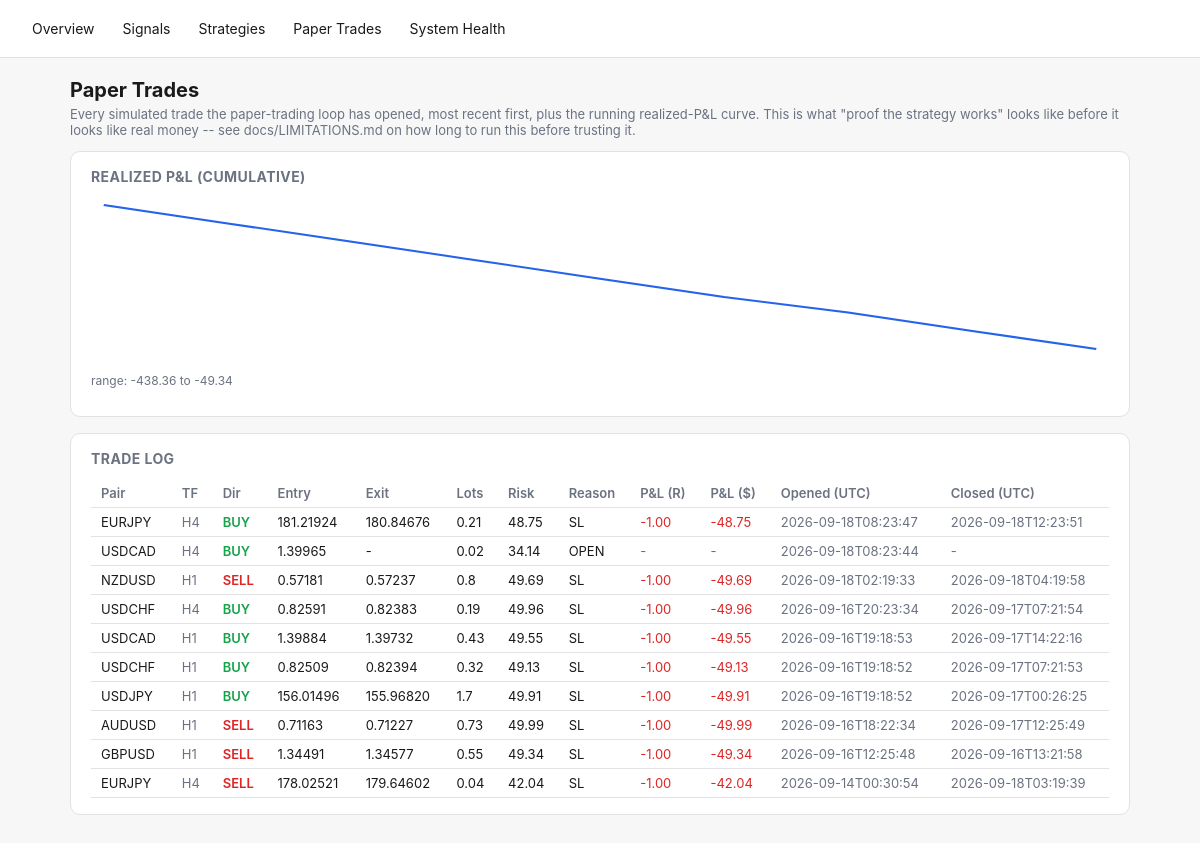
Screenshot of /paper-trades with the database file from the repository.
### tables this page shows
CREATE TABLE paper_trades (
    id INTEGER PRIMARY KEY AUTOINCREMENT,
    signal_id TEXT REFERENCES signals(id),
    pair TEXT NOT NULL,
    direction TEXT NOT NULL,
    entry_time TEXT NOT NULL,
    entry_price REAL NOT NULL,
    stop_loss REAL NOT NULL,
    take_profit REAL NOT NULL,
    lots REAL,                 -- position size at entry (fx_engine.position_sizing), if it could be computed
    risk_amount REAL,          -- dollar amount risked at entry, lots * stop_distance * pip_value
    exit_time TEXT,
    exit_price REAL,
    exit_reason TEXT,
    pnl_r REAL,
    pnl_amount REAL,           -- real dollar P&L = pnl_r * risk_amount (NULL if risk_amount unknown)
    created_at TEXT NOT NULL
, timeframe TEXT NOT NULL DEFAULT 'H4');

### fx_engine/dashboard.py (the view)
    @app.route("/paper-trades")
    def paper_trades_page():
        d = get_db()
        curve = d.paper_equity_curve()
        return render_template(
            "paper_trades.html", trades=d.recent_paper_trades(limit=200), curve=curve,
            svg_points=_equity_curve_svg_points(curve),
            curve_min=min((p["cumulative"] for p in curve), default=0.0),
            curve_max=max((p["cumulative"] for p in curve), default=0.0),
        )

### fx_engine/dashboard.py (called while the page is built)
def _equity_curve_svg_points(curve: list[dict], width: int = 640, height: int = 160, pad: int = 8) -> str:
    if len(curve) < 2:
        return ""
    values = [p["cumulative"] for p in curve]
    lo, hi = min(values), max(values)
    span = (hi - lo) or 1.0
    n = len(values)
    points = []
    for i, v in enumerate(values):
        x = pad + (i / (n - 1)) * (width - 2 * pad)
        y = pad + (1 - (v - lo) / span) * (height - 2 * pad)
        points.append(f"{x:.1f},{y:.1f}")
    return " ".join(points)

### fx_engine/db.py (called while the page is built)
    @contextmanager
    def _conn(self):
        conn = sqlite3.connect(self.path)
        conn.row_factory = sqlite3.Row
        try:
            yield conn
            conn.commit()
        finally:
            conn.close()

    def recent_paper_trades(self, limit: int = 100) -> list[dict]:
        with self._conn() as conn:
            rows = conn.execute(
                "SELECT * FROM paper_trades ORDER BY created_at DESC LIMIT ?", (limit,),
            ).fetchall()
        return [dict(r) for r in rows]

    def paper_equity_curve(self) -> list[dict]:
        with self._conn() as conn:
            rows = conn.execute(
                """SELECT exit_time, pnl_amount FROM paper_trades
                   WHERE exit_time IS NOT NULL AND pnl_amount IS NOT NULL
                   ORDER BY exit_time ASC"""
            ).fetchall()
        cumulative = 0.0
        curve = []
        for r in rows:
            cumulative += r["pnl_amount"]
            curve.append({"exit_time": r["exit_time"], "pnl_amount": r["pnl_amount"], "cumulative": cumulative})
        return curve

### fx_engine/templates/paper_trades.html (shortened to what this page needs)
{% extends "base.html" %}
{% block content %}
<h1>Paper Trades</h1>
<p class="lede">Every simulated trade the paper-trading loop has opened, most recent first, plus the running
realized-P&amp;L curve. This is what "proof the strategy works" looks like before it looks like real money -- see
docs/LIMITATIONS.md on how long to run this before trusting it.</p>
<div class="card">
  <h2>Realized P&amp;L (cumulative)</h2>
  {% if svg_points %}
  <svg viewBox="0 0 640 160" width="100%" height="160" preserveAspectRatio="none">
    <polyline points="{{ svg_points }}" fill="none" stroke="var(--accent)" stroke-width="2" />
  </svg>
  <p class="muted" style="font-size:12px;">range: {{ "%.2f"|format(curve_min) }} to {{ "%.2f"|format(curve_max) }}</p>
  {% else %}
  <p class="muted">Not enough closed trades yet for a curve (need at least 2).</p>
  {% endif %}
</div>
<div class="card">
  <h2>Trade Log</h2>
  <div class="overflow">
  <table>
    <tr>
      <th>Pair</th><th>TF</th><th>Dir</th><th>Entry</th><th>Exit</th><th>Lots</th><th>Risk</th>
      <th>Reason</th><th>P&amp;L (R)</th><th>P&amp;L ($)</th><th>Opened (UTC)</th><th>Closed (UTC)</th>
    </tr>
    {% for t in trades %}
    <tr>
      <td>{{ t.pair }}</td>
      <td class="muted">{{ t.timeframe or "H4" }}</td>
      <td class="{{ 'buy' if t.direction=='BUY' else 'sell' }}">{{ t.direction }}</td>
      <td>{{ "%.5f"|format(t.entry_price) }}</td>
      <td>{{ "%.5f"|format(t.exit_price) if t.exit_price is not none else "-" }}</td>
      <td>{{ t.lots if t.lots is not none else "-" }}</td>
      <td>{{ "%.2f"|format(t.risk_amount) if t.risk_amount is not none else "-" }}</td>
      <td>{{ t.exit_reason or "OPEN" }}</td>
      <td style="color:{{ 'var(--green)' if (t.pnl_r or 0) >= 0 else 'var(--red)' }}">
        {{ "%.2f"|format(t.pnl_r) if t.pnl_r is not none else "-" }}
      </td>
      <td style="color:{{ 'var(--green)' if (t.pnl_amount or 0) >= 0 else 'var(--red)' }}">
        {{ "%.2f"|format(t.pnl_amount) if t.pnl_amount is not none else "-" }}
      </td>
      <td class="muted">{{ t.entry_time[:19] }}</td>
      <td class="muted">{{ t.exit_time[:19] if t.exit_time else "-" }}</td>
    </tr>
    {% else %}
    <tr><td colspan="12" class="muted">No paper trades yet -- run `python -m fx_engine.main paper --once`.</td></tr>
    {% endfor %}
  </table>
  </div>
</div>
{% endblock %}

### fx_engine/templates/base.html (style rules this page uses)
:root { --bg:#f7f7f8; --fg:#1a1a1a; --card:#ffffff; --border:#e2e2e5; --accent:#2563eb; --green:#16a34a; --red:#dc2626; --amber:#d97706; --muted:#6b7280; }
* { box-sizing: border-box; }
body { margin:0; font-family:-apple-system,BlinkMacSystemFont,"Segoe UI",sans-serif; background:var(--bg); color:var(--fg); }
.card { background:var(--card); border:1px solid var(--border); border-radius:10px; padding:16px 20px; margin-bottom:16px; }
table { width:100%; border-collapse:collapse; font-size:13px; }
th, td { text-align:left; padding:6px 10px; border-bottom:1px solid var(--border); white-space:nowrap; }
th { color:var(--muted); font-weight:600; }
.buy { color:var(--green); font-weight:600; }
.sell { color:var(--red); font-weight:600; }
.muted { color:var(--muted); }
h1 { font-size:20px; margin:0 0 4px; }
h2 { font-size:14px; margin:0 0 12px; color:var(--muted); text-transform:uppercase; letter-spacing:.03em; }
p.lede { color:var(--muted); font-size:13px; margin-top:0; }
.overflow { overflow-x:auto; }

### rows the page displays
paper_trades: pair "EURJPY", timeframe "H4", direction "BUY", entry_price "181.21924", exit_price "180.84676", lots "0.21", risk_amount "48.75", exit_reason "SL", pnl_r "-1.00", pnl_amount "-48.75", entry_time "2026-09-18T08:23:47", exit_time "2026-09-18T12:23:51"
paper_trades: pair "USDCAD", timeframe "H4", direction "BUY", entry_price "1.39965", exit_price "-", lots "0.02", risk_amount "34.14", exit_reason "OPEN", pnl_r "-", pnl_amount "-", entry_time "2026-09-18T08:23:44", exit_time "-"
paper_trades: pair "NZDUSD", timeframe "H1", direction "SELL", entry_price "0.57181", exit_price "0.57237", lots "0.8", risk_amount "49.69", exit_reason "SL", pnl_r "-1.00", pnl_amount "-49.69", entry_time "2026-09-18T02:19:33", exit_time "2026-09-18T04:19:58"
paper_trades: pair "USDCHF", timeframe "H4", direction "BUY", entry_price "0.82591", exit_price "0.82383", lots "0.19", risk_amount "49.96", exit_reason "SL", pnl_r "-1.00", pnl_amount "-49.96", entry_time "2026-09-16T20:23:34", exit_time "2026-09-17T07:21:54"
paper_trades: pair "USDCAD", timeframe "H1", direction "BUY", entry_price "1.39884", exit_price "1.39732", lots "0.43", risk_amount "49.55", exit_reason "SL", pnl_r "-1.00", pnl_amount "-49.55", entry_time "2026-09-16T19:18:53", exit_time "2026-09-17T14:22:16"
paper_trades: pair "USDCHF", timeframe "H1", direction "BUY", entry_price "0.82509", exit_price "0.82394", lots "0.32", risk_amount "49.13", exit_reason "SL", pnl_r "-1.00", pnl_amount "-49.13", entry_time "2026-09-16T19:18:52", exit_time "2026-09-17T07:21:53"
paper_trades: pair "USDJPY", timeframe "H1", direction "BUY", entry_price "156.01496", exit_price "155.96820", lots "1.7", risk_amount "49.91", exit_reason "SL", pnl_r "-1.00", pnl_amount "-49.91", entry_time "2026-09-16T19:18:52", exit_time "2026-09-17T00:26:25"
paper_trades: pair "AUDUSD", timeframe "H1", direction "SELL", entry_price "0.71163", exit_price "0.71227", lots "0.73", risk_amount "49.99", exit_reason "SL", pnl_r "-1.00", pnl_amount "-49.99", entry_time "2026-09-16T18:22:34", exit_time "2026-09-17T12:25:49"
paper_trades: pair "GBPUSD", timeframe "H1", direction "SELL", entry_price "1.34491", exit_price "1.34577", lots "0.55", risk_amount "49.34", exit_reason "SL", pnl_r "-1.00", pnl_amount "-49.34", entry_time "2026-09-16T12:25:48", exit_time "2026-09-16T13:21:58"
paper_trades: pair "EURJPY", timeframe "H4", direction "SELL", entry_price "178.02521", exit_price "179.64602", lots "0.04", risk_amount "42.04", exit_reason "SL", pnl_r "-1.00", pnl_amount "-42.04", entry_time "2026-09-14T00:30:54", exit_time "2026-09-18T03:19:39"

### other values shown
{{ "%.2f"|format(curve_min) }} "-438.36"
{{ "%.2f"|format(curve_max) }} "-49.34"
